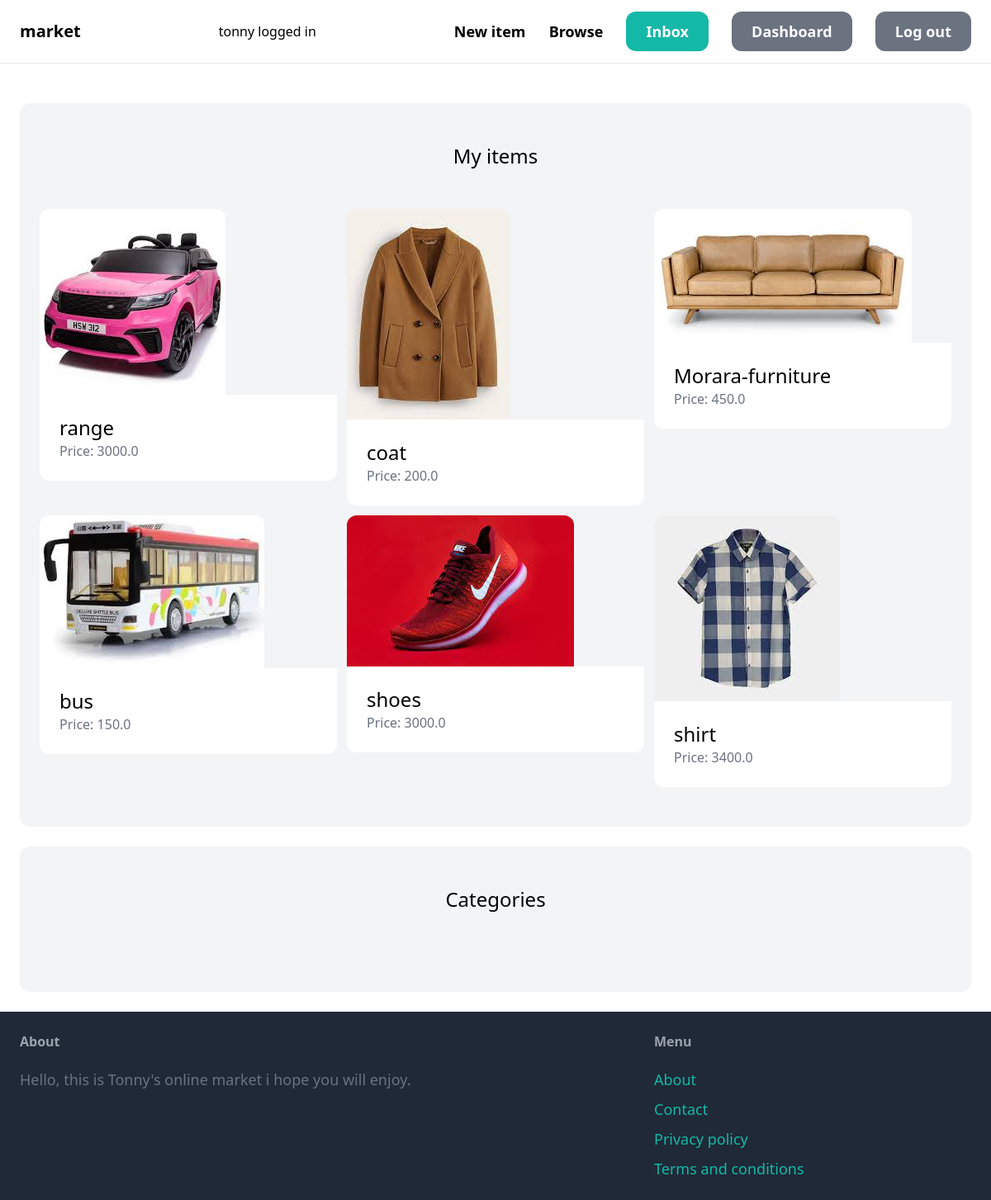
Before: /dashboard/ (signed in) with the older database file.
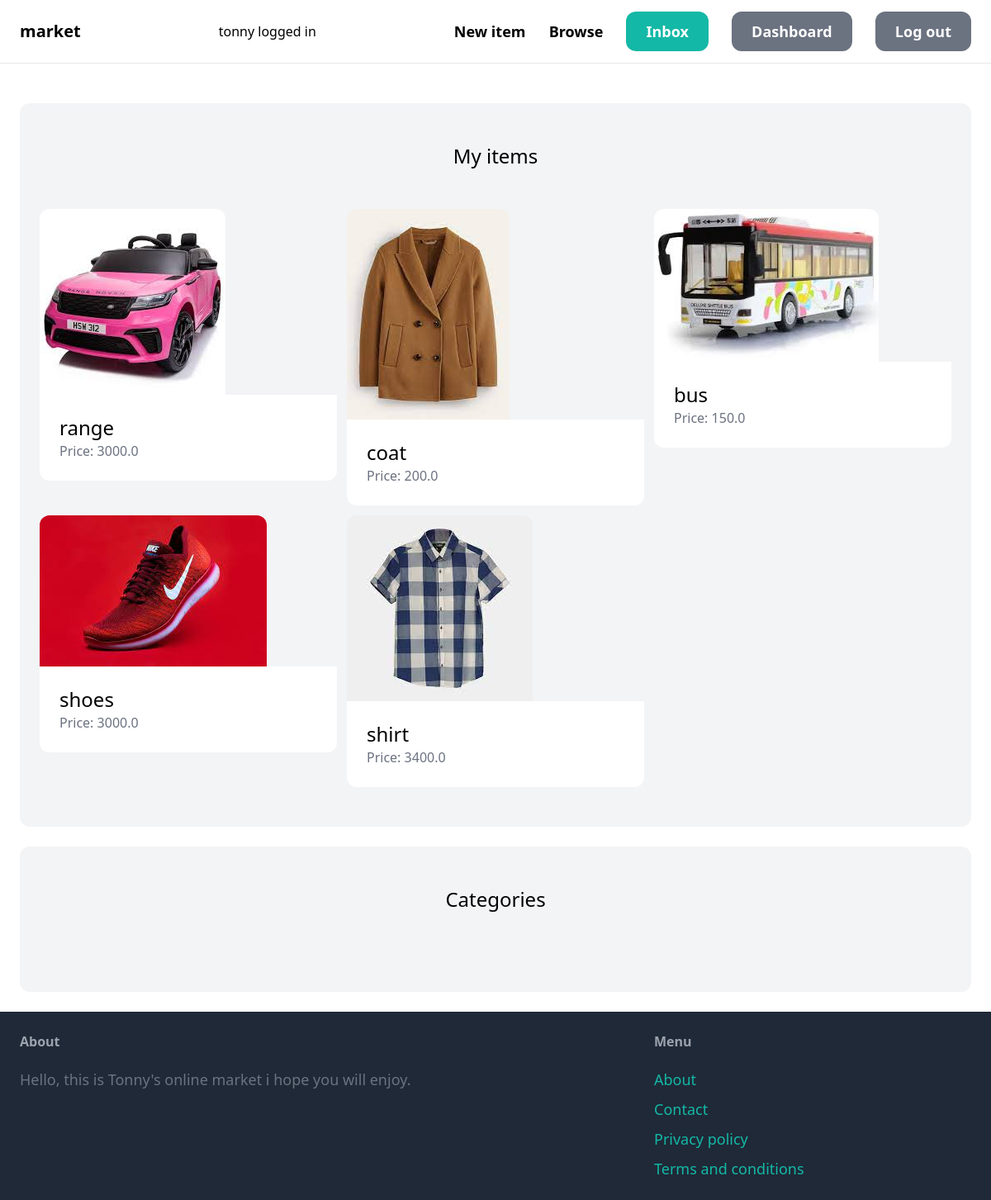
After: the same page with the newer database file.
### item/models.py (models this page shows, shortened)
class Item(models.Model):
    category = models.ForeignKey(Category, related_name='items', on_delete=models.CASCADE)
    name = models.CharField(max_length=255)
    description = models.TextField(blank=True, null=True)
    price = models.FloatField()
    image = models.ImageField(upload_to='items_images', blank=True, null=True)
    is_sold = models.BooleanField(default=False)
    created_by = models.ForeignKey(User, related_name='items', on_delete=models.CASCADE)
    created_at = models.DateTimeField(auto_now_add=True)

### dashboard/views.py (the view)
# urls.py: path('', views.index, name='index'),
@login_required
def index(request):
    items = Item.objects.filter(created_by=request.user)
    return render(request, 'dashboard/index.html', {
        'items': items
    })

### dashboard/templates/dashboard/index.html (shortened to what this page needs)
{% extends 'core/base.html' %}
{% block content %}
   <div class="mt-6 px-6 py-12 bg-gray-100 rounded-xl">
         <h2 class="mb-12 text-2xl text-center">My items</h2>
         <div class="grid grid-cols-3 gap-3">
               {% for item in items %}
                  <div>
                     <a href="{% url 'item:detail' item.id %}">
                        <div>
                           <img src="{{ item.image.url }}" class="rounded-t-xl">
                        </div>
                        <div class="p-6 bg-white rounded-b-xl">
                              <h2 class="text-2xl">{{ item.name }}</h2>
                              <p class="text-gray-500">Price: {{ item.price }}</p>
                        </div>
                     </a>
                  </div>
               {% endfor %}
         </div>
   </div>
   <div class="mt-6 px-6 py-12 bg-gray-100 rounded-xl">
      <h2 class="mb-12 text-2xl text-center">Categories</h2>
   </div>
{% endblock %}

Changed rows visible on the page:
no longer on this page (row edited): Item: image (picture), name "Morara-furniture", price "450.0"
